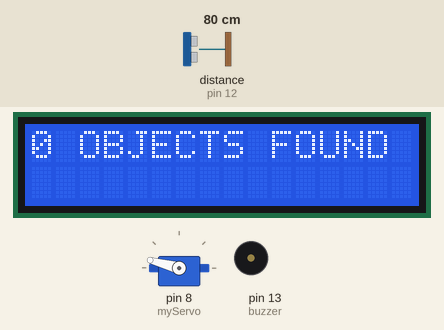
The sketch below on a simulated Arduino Uno, built with avr-gcc and run on an emulated ATmega328P. On the bench: 16×2 character LCD, servo, buzzer (waves = sounding, pin HIGH). Wiring (inferred from the names in the program): ultrasonic range finder: trigger pin 11; echo pin 12. The inputs (shaded band) are chosen by the test bench; at power-on: distance to the obstacle (sensor on pin 12) 80 cm. The echo pulse lasts 58.3 µs per cm; pins used as bus, display or sensor lines are not drawn; what the sketch prints to the serial monitor is not drawn.

Above: at 9.0 s.
9.1 s: distance to the obstacle (sensor on pin 12) set to 44 cm
12.1 s: distance to the obstacle (sensor on pin 12) set to 38 cm
At 12.27 s:
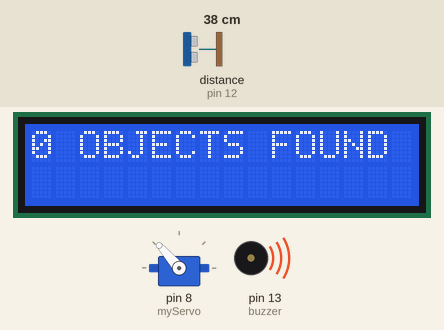
13.7 s: distance to the obstacle (sensor on pin 12) set to 60 cm
At 13.87 s:
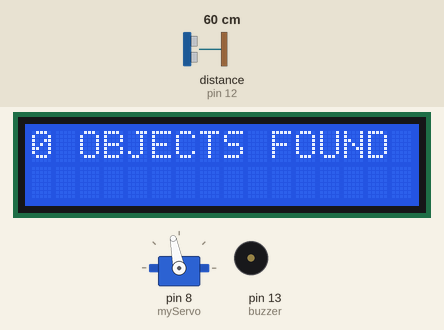
15.4 s: distance to the obstacle (sensor on pin 12) set to 2 cm
At 15.59 s:
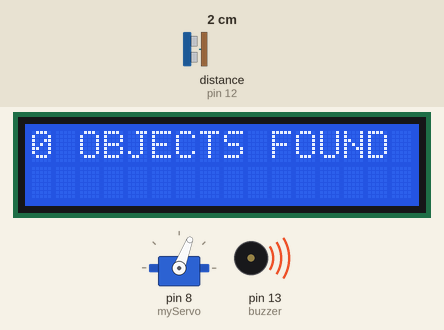
17.0 s: distance to the obstacle (sensor on pin 12) set to 120 cm
At 17.2 s:
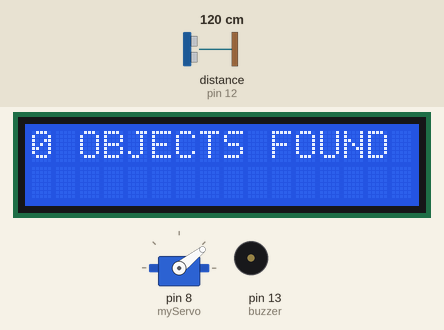
18.6 s: distance to the obstacle (sensor on pin 12) set to 4 cm
At 20.64 s:
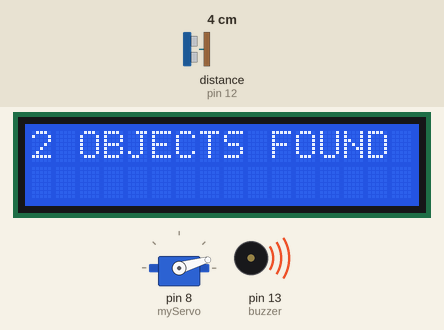
Timing chart, 0 to 25.4 s (numbered marks = the images above; inputs shaded):
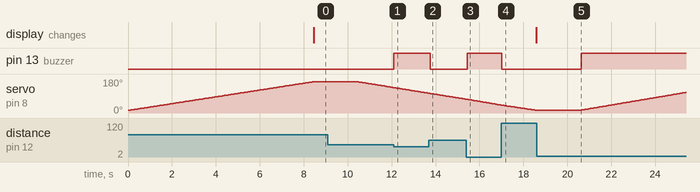

Measured:
- the behaviour switches between 42 and 41 cm on distance to the obstacle (sensor on pin 12) (found by bisection; images 0 and 1)
- after the input at 12.1 s, pin 13 (buzzer): LOW → HIGH at once
- after the input at 13.7 s, pin 13 (buzzer): HIGH → LOW after 0.05 s
- after the input at 15.4 s, pin 13 (buzzer): LOW → HIGH at once
- after the input at 17.0 s, pin 13 (buzzer): HIGH → LOW at once
- after the input at 18.6 s, pin 13 (buzzer): LOW → HIGH after 2.0 s

The sketch:

Arduino_Radar_Sytem.ino
```cpp
#include <Servo.h>
#include <LiquidCrystal.h>

const int triggerPin=11;
const int ecoPin=12;
const int buzzer = 13;
int count = 0;
int prev = 100;
const int rs = 9, en = 10, d4 = 4, d5 = 5, d6 = 6, d7 = 7;
LiquidCrystal lcd(rs, en, d4, d5, d6, d7);

long duration;
int distance;

Servo myServo;

void setup() {
  pinMode(triggerPin, OUTPUT);
  pinMode(ecoPin, INPUT);
  pinMode(buzzer,OUTPUT);

  Serial.begin(9600);
  lcd.begin(16, 2);
  lcd.print("Arduino Radar");

  myServo.attach(8);
}

void loop() {
  count = 0;
  for(int i = 15; i <= 165; i++){
    myServo.write(i);
    delay(50);

    distance = calculateDistance();
    Serial.print(i);
    Serial.print(",");
    Serial.print(distance);
    Serial.print("\n");

    if(distance <= 40){
      digitalWrite(buzzer,HIGH);
    }else{
      digitalWrite(buzzer,LOW);
    }

    if(distance <= 40 && i == 15){
      count++;
    }
    else if(distance <= 40 && prev >= 40){
      count++;
    }
    else {
      count = count;
    }
    prev = distance;
  }

  lcd.clear();
  lcd.print(count);
  lcd.print(" OBJECTS FOUND");
  delay(2000);

  count = 0;
  for(int i = 165; i >= 15; i--){
    myServo.write(i);
    delay(50);

    distance = calculateDistance();
    Serial.print(i);
    Serial.print(",");
    Serial.print(distance);
    Serial.print("\n");

    if(distance <= 40){
      digitalWrite(buzzer,HIGH);
    }else{
      digitalWrite(buzzer,LOW);
    }

    if(distance <= 40 && i == 165){
      count++;
    }
    else if(distance <= 40 && prev >= 40){
      count++;
    }
    else {
      count = count;
    }
    prev = distance;
  }

  lcd.clear();
  lcd.print(count);
  lcd.print(" OBJECTS FOUND");
  delay(2000);
}

int calculateDistance(){
  digitalWrite(triggerPin, LOW);
  delayMicroseconds(2);

  digitalWrite(triggerPin, HIGH);
  delayMicroseconds(10);

  digitalWrite(triggerPin, LOW);

  duration = pulseIn(ecoPin, HIGH);
  distance = (duration*0.034)/2;

  return distance;
}
```
